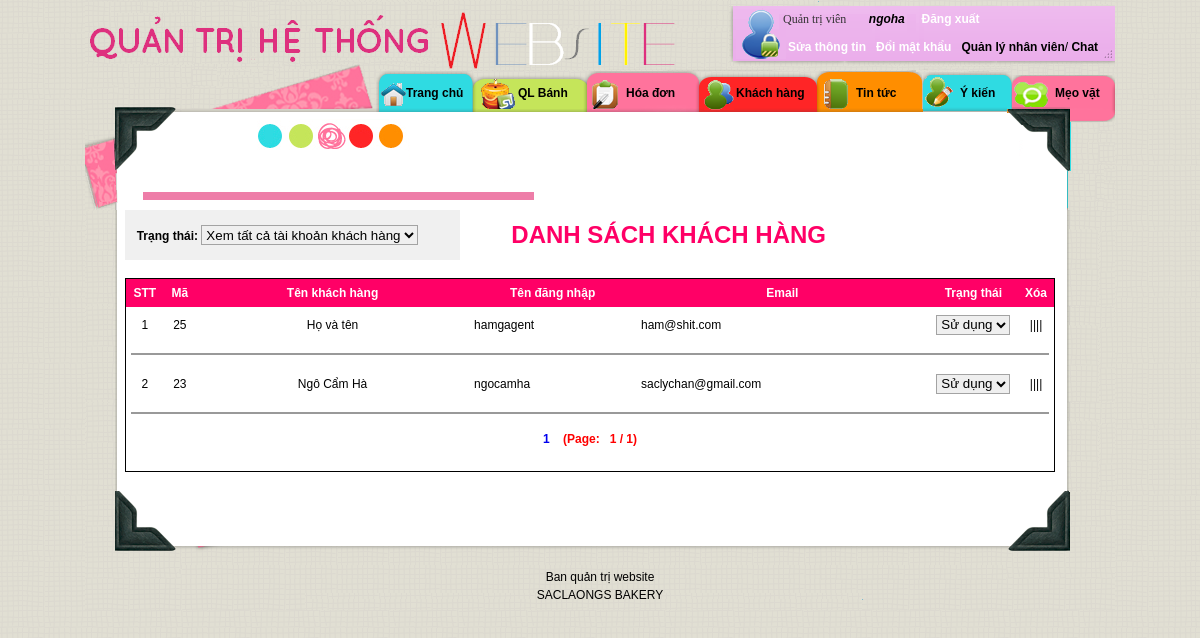
Page /admin/admin.php?go=customer_list&sid=2 (signed in) on the committed database.
### tables this page shows
CREATE TABLE IF NOT EXISTS `customer` (
  `CusID` int(11) NOT NULL AUTO_INCREMENT,
  `RegDate` date NOT NULL,
  `CusUser` varchar(25) NOT NULL,
  `CusPass` varchar(32) NOT NULL,
  `CusName` varchar(50) NOT NULL,
  `CusPhone` varchar(30) DEFAULT NULL,
  `CusAdd` varchar(255) NOT NULL,
  `CusEmail` varchar(50) NOT NULL,
  `CusGender` tinyint(4) NOT NULL DEFAULT '1',
  `CusQues` tinyint(4) NOT NULL,
  `CusAns` varchar(250) NOT NULL,
  `CusStatus` tinyint(4) NOT NULL DEFAULT '1',
  `TotalPurchase` int(11) NOT NULL,
  `CusImage` varchar(100) DEFAULT 'default.png',
  PRIMARY KEY (`CusID`),
  UNIQUE KEY `CusUser` (`CusUser`),
  UNIQUE KEY `CusEmail` (`CusEmail`)
);

### admin/customer/customer_list.php (the view, shortened to what this page needs)
<?
	$record_per_page = 10;
	$pagenum = $_GET["page"];
	$statusid=$_REQUEST['sid'];
	$page = "admin.php?go=customer_list&sid=".$statusid;
	if($statusid==2){
		$sqlCus="SELECT * FROM customer order by CusID desc";
	}else{
		$sqlCus="SELECT * FROM customer WHERE CusStatus=".$statusid." order by CusID desc";
	}
	$ResultCus = mysql_query($sqlCus,$cnn);
	$totalpage =ceil( mysql_num_rows($ResultCus) / $record_per_page);
	if(!$pagenum || $pagenum <=0 || $pagenum > $totalpage){
		$pagenum = 1;
	}
	if($pagenum == 1){
		$from = 0;
	}else{
		$from = ($pagenum-1)*$record_per_page;
	}
	$sqlCus =$sqlCus." LIMIT ".$from.",".$record_per_page;
	$ResultCus=mysql_query($sqlCus,$cnn);
?>
<table width="100%" border="0" cellpadding="5" cellspacing="0">
  <tr>
	<td width="36%" height="40"  bgcolor="#F0F0F0">
		<span style="font-weight:bold">&nbsp;&nbsp;Trạng thái:</span>
	  <select class="tableboxinput" name="SelectCustomer" id="SelectCustomer" onchange="location.href='admin.php?go=customer_list&sid='+this.value">
	<?
	if($statusid==2)
	{
	?>
	<option value="2">Xem tất cả tài khoản khách hàng</option>
	<?
	}else if($statusid==1){
	?>
	<option value="2">Xem tất cả tài khoản khách hàng</option>
	<option value="1" selected="selected">Các tài khoản không bị khóa</option>
	<option value="0">Các tài khoản bị khóa</option>
	<?
	}else if($statusid==0){
	?>
	<option value="2">Xem tất cả tài khoản khách hàng</option>
	<option value="1">Các tài khoản không bị khóa</option>
	<option value="0" selected="selected">Các tài khoản bị khóa</option>
	<?
	}
	?>
</select>			</td>
	<td width="5%" align="left">&nbsp;</td>
	<td width="59%" align="left"><span class="style1">DANH SÁCH KHÁCH HÀNG</span></td>
  </tr>
</table>
<br />
<div class="table2">
<table width="100%" border="0" cellpadding="5" cellspacing="0">
  <tr>
  <td width="29" align="center" bgcolor="#FF0066"><span class="style2">STT</span></td>
    <td width="24" align="center" bgcolor="#FF0066"><span class="style2">Mã</span></td>
    <td width="327" align="center" bgcolor="#FF0066"><span class="style2">Tên khách hàng</span></td>
    <td width="184" align="center" bgcolor="#FF0066"><span class="style2">Tên đăng nhập </span></td>
    <td width="328" align="center" bgcolor="#FF0066"><span class="style2">Email</span></td>
    <td width="81" align="center" bgcolor="#FF0066"><span class="style2">Trạng thái </span></td>
    <td align="center" bgcolor="#FF0066"><span class="style2">Xóa</span></td>
  </tr>
  <?
  	$t=0;
  	while($rowCus=mysql_fetch_array($ResultCus))
	{
		$t++;
  ?>
  <tr onmouseover="this.className='over'" onmouseout="this.className='out'">
    <td align="center" height="25" onclick="location.href='admin.php?go=customer_detail&action=detail&cid=<? echo $rowCus['CusID']; ?>'"><?php echo($t);?></td>
    <td align="center" onclick="location.href='admin.php?go=customer_detail&action=detail&cid=<? echo $rowCus['CusID']; ?>'"><? echo $rowCus['CusID']; ?>	</td>
    <td align="center" onclick="location.href='admin.php?go=customer_detail&action=detail&cid=<? echo $rowCus['CusID']; ?>'"><? echo $rowCus['CusName']; ?></td>
    <td align="left" onclick="location.href='admin.php?go=customer_detail&action=detail&cid=<? echo $rowCus['CusID']; ?>'"><? echo $rowCus['CusUser']; ?></td>
    <td align="left" onclick="location.href='admin.php?go=customer_detail&action=detail&cid=<? echo $rowCus['CusID']; ?>'"><? echo $rowCus['CusEmail']; ?></td>
    <td align="center"><select class="tableboxinput" name="select" onchange="location.href='admin.php?go=customer_list&sid=<? echo $statusid ?>&action=update&cid=<? echo $rowCus['CusID']; ?>&status='+this.value">
		<?
	  		if($rowCus['CusStatus']==1)
			{
	  	?>
     		<option value="1">Sử dụng</option>
		<?
			}else{
		?>
			<option value="0">Khóa</option>
      		<option value="1">Sử dụng</option>
		<?
			}
		?>
    </select>    </td>
    <td width="27" align="center">
					<?
					$sql_check="Select * from orders where CusID=".$rowCus['CusID'];
					$re_check=mysql_query($sql_check,$cnn);
					$ok=0;
					while($row_check=mysql_fetch_array($re_check))
					{
						$ok=1;
					}
					if($ok==1)
					{
						echo("||||");
					}
					else{
					?>
		<a href="admin.php?go=customer_list&sid=<? echo $statusid ?>&action=del&cid=<? echo $rowCus['CusID'] ?>" onClick="if(confirm('Bạn có muốn xóa tài khoản khách hàng này không?')) return true; else return false;">Xóa</a>
					<?
						}
					?>
	</td>
  </tr>
  <tr style="font-size:12px; font-weight:bold">
    <td colspan="7" align="center" ><hr color="#999999" size="2" /></td>
  </tr>
  <?
  }
  ?>
  <tr style="font-size:12px; font-weight:bold">
    <td colspan="7" align="center" ><?
			for($i =1; $i<=$totalpage;$i++)
			{
				if ($i==1){
					echo "<a href='".$page."&page=".$i."' >".$i."</a>"	;
				}else{
				if($pagenum==$i)
					echo " | <a href='".$page."&page=".$i."'><B><font color=red><u>".$i."</u></font></B></a>";
				else
					echo " | <a href='".$page."&page=".$i."'>".$i."</a>";
				}
			}
			echo("<font color=red>  &nbsp; &nbsp;(Page: &nbsp; ".$pagenum."&nbsp;/&nbsp;".$totalpage.")");
		?></td>
  </tr>
</table><br />
</div><br />

### admin/styleadmin.css (style rules this page uses)
html, body, div, span, h1, h2, h3, h4, h5, h6, p, blockquote, pre, a, em, font, img, small, strike, strong, b, u, i, center, dl, dt, dd, ol, ul, li, fieldset, form { margin: 0; padding: 0; border: 0; outline: 0; font-size:100%; vertical-align:baseline; background: transparent; }
body { font-family: Verdana, Arial, Helvetica, sans-serif; font-size:75%; line-height: 1.5em; background: url(images/bgpage.png) repeat; position: relative; }
a { text-decoration: none; }
.style1 { font-size: 24px; font-weight: bold; color: #FF0066; }
.style2 { color: #FFFFFF; font-weight: bold; }
.table2 { border: 1px solid threedshadow; -moz-border-radius: 0px 0px 10px 10px; }
.tableboxinput { height:20px; border: 1px solid threedshadow; -moz-border-radius:5px 5px 5px 5px; border-color: #A3A3A3; }

### rows in the picture
customer: CusID "25", CusName "Họ và tên", CusUser "hamgagent", CusEmail "ham@shit.com", select "Sử dụng"
customer: CusID "23", CusName "Ngô Cẩm Hà", CusUser "ngocamha", CusEmail "saclychan@gmail.com", select "Sử dụng"

### other values in the picture
$_SESSION['UserAd'] "ngoha"
$pagenum "1"
$totalpage "1"
